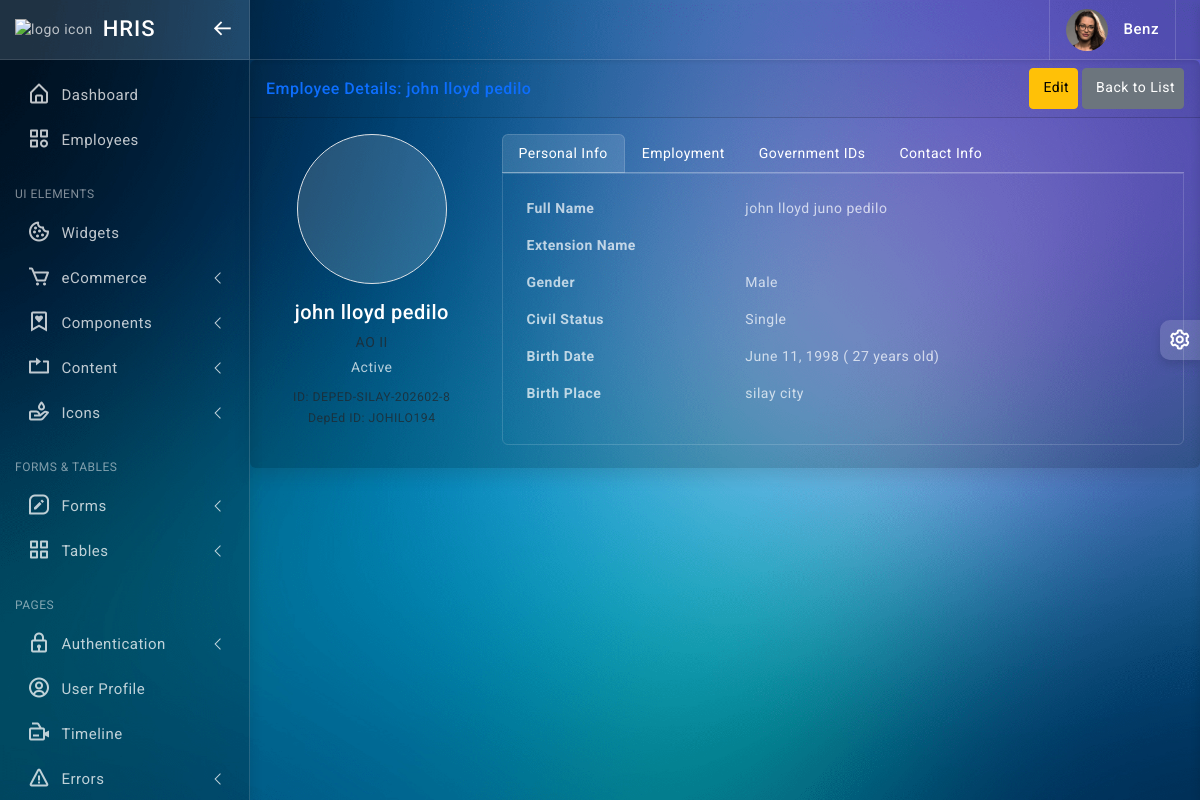
The page /employees/index.php?view=view&id=DEPED-SILAY-202602-8 (signed in) on the database its author committed.
### tables this page shows
CREATE TABLE `bs_user` (
  `user_id` int(100) UNSIGNED NOT NULL,
  `firstname` varchar(50) DEFAULT NULL,
  `lastname` varchar(50) DEFAULT NULL,
  `email` varchar(50) DEFAULT NULL,
  `password` text DEFAULT NULL,
  `date_added` varchar(50) DEFAULT NULL,
  `added_by` int(11) NOT NULL DEFAULT 0,
  `date_modified` varchar(50) DEFAULT NULL,
  `modified_by` int(11) NOT NULL DEFAULT 0,
  `date_deleted` varchar(50) DEFAULT NULL,
  `deleted_by` int(11) NOT NULL DEFAULT 0,
  `is_deleted` tinyint(1) NOT NULL DEFAULT 0,
  `last_login` timestamp NOT NULL DEFAULT current_timestamp() ON UPDATE current_timestamp(),
  `uid` varchar(50) DEFAULT NULL
);

CREATE TABLE `employment_details` (
  `id` int(11) NOT NULL,
  `employee_id` varchar(20) DEFAULT NULL,
  `position_title` varchar(200) DEFAULT NULL,
  `salary_grade` int(11) DEFAULT NULL CHECK (`salary_grade` between 1 and 33),
  `step_increment` int(11) DEFAULT NULL CHECK (`step_increment` between 1 and 8),
  `monthly_salary` decimal(12,2) DEFAULT NULL,
  `plantilla_number` varchar(50) DEFAULT NULL,
  `item_number` varchar(50) DEFAULT NULL,
  `department` varchar(100) DEFAULT NULL,
  `school_assignment` varchar(200) DEFAULT NULL,
  `school_id` varchar(50) DEFAULT NULL,
  `school_district` varchar(100) DEFAULT NULL,
  `division` varchar(100) DEFAULT 'Division of Silay City',
  `region` varchar(100) DEFAULT 'Region VI - Western Visayas',
  `employee_type` enum('Permanent','Contractual','Substitute','Part-time','Volunteer','CoS','Job Order') DEFAULT NULL,
  `appointment_status` enum('Original','Promoted','Reclassified','Re-employed') DEFAULT NULL,
  `appointment_nature` enum('Permanent','Temporary','Casual','Co-terminus') DEFAULT NULL,
  `date_of_last_promotion` date DEFAULT NULL,
  `date_of_last_step_increment` date DEFAULT NULL,
  `effectivity_date` date DEFAULT NULL,
  `bank_name` varchar(100) DEFAULT NULL,
  `bank_account` varchar(50) DEFAULT NULL,
  `payroll_account` varchar(50) DEFAULT NULL
);

CREATE TABLE `employees` (
  `employee_id` varchar(20) NOT NULL,
  `deped_id` varchar(20) DEFAULT NULL,
  `lrn_number` varchar(20) DEFAULT NULL,
  `first_name` varchar(100) NOT NULL,
  `middle_name` varchar(100) DEFAULT NULL,
  `last_name` varchar(100) NOT NULL,
  `suffix` varchar(10) DEFAULT NULL,
  `extension_name` varchar(20) DEFAULT NULL,
  `birth_date` date NOT NULL,
  `birth_place` varchar(200) DEFAULT NULL,
  `gender` enum('Male','Female') DEFAULT NULL,
  `civil_status` enum('Single','Married','Divorced','Widowed','Separated') DEFAULT NULL,
  `gsis_no` varchar(50) DEFAULT NULL,
  `pagibig_no` varchar(50) DEFAULT NULL,
  `philhealth_no` varchar(50) DEFAULT NULL,
  `sss_no` varchar(50) DEFAULT NULL,
  `tin_no` varchar(50) DEFAULT NULL,
  `email_official` varchar(100) DEFAULT NULL,
  `email_personal` varchar(100) DEFAULT NULL,
  `mobile_number` varchar(20) DEFAULT NULL,
  `telephone` varchar(20) DEFAULT NULL,
  `house_no_street` varchar(200) DEFAULT NULL,
  `barangay` varchar(100) DEFAULT NULL,
  `city` varchar(100) DEFAULT 'Silay City',
  `province` varchar(100) DEFAULT 'Negros Occidental',
  `zip_code` varchar(10) DEFAULT NULL,
  `emergency_person` varchar(200) DEFAULT NULL,
  `emergency_relationship` varchar(50) DEFAULT NULL,
  `emergency_contact` varchar(20) DEFAULT NULL,
  `emergency_address` varchar(300) DEFAULT NULL,
  `employment_status` enum('Active','Retired','On-Leave','Resigned','AWOL','Deceased','Suspended') DEFAULT 'Active',
  `date_hired` date DEFAULT NULL,
  `date_retired` date DEFAULT NULL,
  `date_resigned` date DEFAULT NULL,
  `date_of_last_promotion` date DEFAULT NULL,
  `photo_path` varchar(500) DEFAULT NULL,
  `created_at` timestamp NOT NULL DEFAULT current_timestamp(),
  `updated_at` timestamp NOT NULL DEFAULT current_timestamp() ON UPDATE current_timestamp(),
  `created_by` varchar(100) DEFAULT NULL,
  `updated_by` varchar(100) DEFAULT NULL
);

### employees/index.php (called while the page is built, shortened)
<?php
require_once '../include/template.php';
?>

### employees/view_employee.php (the view, shortened to what this page needs)
<?php
require_once '../include/functions.php';
$database = new Database();
$db = $database->getConnection();
$id = isset($_GET['id']) ? clean_input($_GET['id']) : '';
$stmt = $db->prepare("SELECT e.*, ed.*
    FROM employees e
    LEFT JOIN employment_details ed ON e.employee_id = ed.employee_id
    WHERE e.employee_id = :id");
$stmt->bindParam(':id', $id);
$stmt->execute();
$employee = $stmt->fetch(PDO::FETCH_ASSOC);
?>
<div class="card shadow">
    <div class="card-header d-flex justify-content-between align-items-center">
        <h6 class="m-0 font-weight-bold text-primary">Employee Details:
            <?php echo htmlspecialchars(($employee['first_name'] ?? '') . ' ' . ($employee['last_name'] ?? '')); ?>
        </h6>
        <div>
            <a href="index.php?view=edit&id=<?php echo $employee['employee_id'] ?? ''; ?>"
                class="btn btn-warning btn-sm">
                <i class="fas fa-edit"></i> Edit
            </a>
            <a href="index.php" class="btn btn-secondary btn-sm">
                <i class="fas fa-arrow-left"></i> Back to List
            </a>
        </div>
    </div>
    <div class="card-body">
        <div class="row">
            <div class="col-md-3 text-center mb-4">
                <div class="mb-3">
                    <?php if (!empty($employee['photo_path']) && file_exists(SRV_ROOT . 'assets/uploads/' . $employee['photo_path'])): ?>
                        <img src="<?php echo WEB_ROOT . 'assets/uploads/' . $employee['photo_path']; ?>"
                            class="img-fluid rounded-circle img-thumbnail"
                            style="width: 150px; height: 150px; object-fit: cover;">
                    <?php else: ?>
                        <div class="bg-light rounded-circle d-flex align-items-center justify-content-center mx-auto img-thumbnail"
                            style="width: 150px; height: 150px;">
                        </div>
                    <?php endif; ?>
                </div>
                <h5>
                    <?php echo htmlspecialchars(($employee['first_name'] ?? '') . ' ' . ($employee['last_name'] ?? '')); ?>
                </h5>
                <p class="text-muted mb-1">
                    <?php echo htmlspecialchars($employee['position_title'] ?? 'N/A'); ?>
                </p>
                <div class="mb-2">
                    <?php echo getStatusBadge($employee['employment_status'] ?? ''); ?>
                </div>
                <small class="text-muted">ID:
                    <?php echo htmlspecialchars($employee['employee_id'] ?? ''); ?>
                </small><br>
                <small class="text-muted">DepEd ID:
                    <?php echo htmlspecialchars($employee['deped_id'] ?? ''); ?>
                </small>
            </div>
            <div class="col-md-9">
                <ul class="nav nav-tabs" id="myTab" role="tablist">
                    <li class="nav-item">
                        <a class="nav-link active" id="personal-tab" data-bs-toggle="tab" href="#personal"
                            role="tab">Personal Info</a>
                    </li>
                    <li class="nav-item">
                        <a class="nav-link" id="employment-tab" data-bs-toggle="tab" href="#employment"
                            role="tab">Employment</a>
                    </li>
                    <li class="nav-item">
                        <a class="nav-link" id="ids-tab" data-bs-toggle="tab" href="#ids" role="tab">Government IDs</a>
                    </li>
                    <li class="nav-item">
                        <a class="nav-link" id="contact-tab" data-bs-toggle="tab" href="#contact" role="tab">Contact
                            Info</a>
                    </li>
                </ul>
                <div class="tab-content border border-top-0 p-4 rounded-bottom" id="myTabContent">
                    <div class="tab-pane fade show active" id="personal" role="tabpanel">
                        <div class="row mb-3">
                            <div class="col-md-4 fw-bold">Full Name</div>
                            <div class="col-md-8">
                                <?php echo htmlspecialchars(($employee['first_name'] ?? '') . ' ' . (($employee['middle_name'] ?? '') ? $employee['middle_name'] . ' ' : '') . ($employee['last_name'] ?? '') . (($employee['suffix'] ?? '') ? ' ' . $employee['suffix'] : '')); ?>
                            </div>
                        </div>
                        <div class="row mb-3">
                            <div class="col-md-4 fw-bold">Extension Name</div>
                            <div class="col-md-8">
                            </div>
                        </div>
                        <div class="row mb-3">
                            <div class="col-md-4 fw-bold">Gender</div>
                            <div class="col-md-8">
                                <?php echo htmlspecialchars($employee['gender'] ?? 'N/A'); ?>
                            </div>
                        </div>
                        <div class="row mb-3">
                            <div class="col-md-4 fw-bold">Civil Status</div>
                            <div class="col-md-8">
                                <?php echo htmlspecialchars($employee['civil_status'] ?? 'N/A'); ?>
                            </div>
                        </div>
                        <div class="row mb-3">
                            <div class="col-md-4 fw-bold">Birth Date</div>
                            <div class="col-md-8">
                                <?php echo formatDate($employee['birth_date'] ?? ''); ?> (
                                <?php echo calculateAge($employee['birth_date'] ?? ''); ?> years old)
                            </div>
                        </div>
                        <div class="row mb-3">
                            <div class="col-md-4 fw-bold">Birth Place</div>
                            <div class="col-md-8">
                                <?php echo htmlspecialchars($employee['birth_place'] ?? 'N/A'); ?>
                            </div>
                        </div>
                    </div>
                </div>
            </div>
        </div>
    </div>
</div>

### include/header.php (shortened to what this page needs)
<?php
$firstname = '';
if (isset($_SESSION['user_id'])) {
    $stmt = $conn->prepare("SELECT firstname FROM bs_user WHERE user_id = ? AND is_deleted = 0");
    $stmt->execute([$_SESSION['user_id']]);
    $user = $stmt->fetch(PDO::FETCH_ASSOC);
    if ($user) {
        $firstname = $user['firstname'];
    }
}
?>
<div class="topbar d-flex align-items-center">
	<nav class="navbar navbar-expand gap-3">
		<div class="user-box dropdown px-3">
			<a class="d-flex align-items-center nav-link dropdown-toggle gap-3 dropdown-toggle-nocaret" href="#" role="button" data-bs-toggle="dropdown" aria-expanded="false">
				<img src="assets/images/avatars/avatar-2.png" class="user-img" alt="user avatar">
				<div class="user-info">
					<p class="user-name mb-0"><?=  $firstname ?></p>
				</div>
			</a>
		</div>
	</nav>
</div>

### include/functions.php (shortened to what this page needs)
<?php
function clean_input($data)
{
    $data = trim($data);
    $data = stripslashes($data);
    $data = htmlspecialchars($data);
    return $data;
}
function formatDate($date, $format = 'F d, Y')
{
    return date($format, strtotime($date));
}
function calculateAge($birthdate)
{
    $birth = new DateTime($birthdate);
    $today = new DateTime();
    $age = $today->diff($birth)->y;
    return $age;
}
function getStatusBadge($status)
{
    $badges = [
        'Active' => 'status-active',
        'Retired' => 'status-retired',
        'On-Leave' => 'status-onleave',
        'Resigned' => 'status-resigned',
        'AWOL' => 'status-awol',
        'Deceased' => 'status-deceased'
    ];
    $class = $badges[$status] ?? 'status-default';
    return '<span class="status-badge ' . $class . '">' . $status . '</span>';
}
?>

### rows shown on the page
bs_user: firstname "Benz"
employment_details: employee.last_name "john lloyd pedilo", position_title "AO II", employee.employment_status "Active", employee "DEPED-SILAY-202602-8", employee.deped_id "JOHILO194", employee.suffix "john lloyd juno pedilo", employee.gender "Male", employee.civil_status "Single", employee.birth_date "June 11, 1998", employee.birth_date "27", employee.birth_place "silay city"
